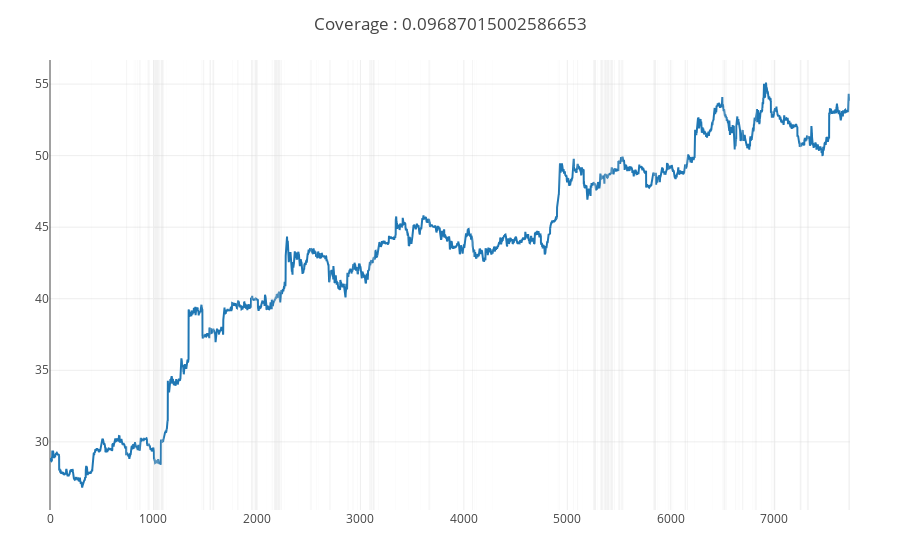

Source (notebook cell):
### Code cell
xp = x[signal, :];
yp = y[signal, :];
num_round = 500
nfold = 5
param = ["max_depth" => 6, "eta" => .8, "subsample" => 1, "objective" => "binary:logistic"]
# res = nfold_cv(convert(Matrix, x), num_round, nfold,label=signal, param=param, metrics = ["error"]);
previsible = xgboost(convert(Matrix, x), num_round, label=signal, param=param, silent=1);
predicted = XGBoost.predict(previsible, convert(Matrix,xt))
signalt = predicted .>= .7;
xtp = xt[signalt, :];
ytp = yt[signalt, :];
pc.plotprevisibility(controlt.lastPrice, signalt)

### Figure 1 — Plotly figure (JSON) as saved in the notebook; plotly's stock layout.template omitted (floating-point values rounded to 4 significant figures; data arrays with more than 128 entries replaced by an {"elided": "..."} marker saying what was removed)
{"data": [{"type": "scatter", "y": {"elided": "7732 float values"}}], "layout": {"autosize": true, "margin": {"b": 50, "l": 50, "r": 50, "t": 60}, "shapes": [{"fillcolor": "#d3d3d3", "line": {"width": 0}, "opacity": 0.3, "type": "rect", "x0": 91, "x1": 93, "xref": "x", "y0": 0, "y1": 1, "yref": "paper"}, {"fillcolor": "#d3d3d3", "line": {"width": 0}, "opacity": 0.3, "type": "rect", "x0": 404, "x1": 405, "xref": "x", "y0": 0, "y1": 1, "yref": "paper"}, {"fillcolor": "#d3d3d3", "line": {"width": 0}, "opacity": 0.3, "type": "rect", "x0": 737, "x1": 743, "xref": "x", "y0": 0, "y1": 1, "yref": "paper"}, {"fillcolor": "#d3d3d3", "line": {"width": 0}, "opacity": 0.3, "type": "rect", "x0": 744, "x1": 745, "xref": "x", "y0": 0, "y1": 1, "yref": "paper"}, {"fillcolor": "#d3d3d3", "line": {"width": 0}, "opacity": 0.3, "type": "rect", "x0": 807, "x1": 808, "xref": "x", "y0": 0, "y1": 1, "yref": "paper"}, {"fillcolor": "#d3d3d3", "line": {"width": 0}, "opacity": 0.3, "type": "rect", "x0": 820, "x1": 823, "xref": "x", "y0": 0, "y1": 1, "yref": "paper"}, {"fillcolor": "#d3d3d3", "line": {"width": 0}, "opacity": 0.3, "type": "rect", "x0": 830, "x1": 832, "xref": "x", "y0": 0, "y1": 1, "yref": "paper"}, {"fillcolor": "#d3d3d3", "line": {"width": 0}, "opacity": 0.3, "type": "rect", "x0": 847, "x1": 848, "xref": "x", "y0": 0, "y1": 1, "yref": "paper"}, {"fillcolor": "#d3d3d3", "line": {"width": 0}, "opacity": 0.3, "type": "rect", "x0": 849, "x1": 851, "xref": "x", "y0": 0, "y1": 1, "yref": "paper"}, {"fillcolor": "#d3d3d3", "line": {"width": 0}, "opacity": 0.3, "type": "rect", "x0": 859, "x1": 864, "xref": "x", "y0": 0, "y1": 1, "yref": "paper"}, {"fillcolor": "#d3d3d3", "line": {"width": 0}, "opacity": 0.3, "type": "rect", "x0": 865, "x1": 866, "xref": "x", "y0": 0, "y1": 1, "yref": "paper"}, {"fillcolor": "#d3d3d3", "line": {"width": 0}, "opacity": 0.3, "type": "rect", "x0": 868, "x1": 869, "xref": "x", "y0": 0, "y1": 1, "yref": "paper"}, {"fillcolor": "#d3d3d3", "line": {"width": 0}, "opacity": 0.3, "type": "rect", "x0": 871, "x1": 874, "xref": "x", "y0": 0, "y1": 1, "yref": "paper"}, {"fillcolor": "#d3d3d3", "line": {"width": 0}, "opacity": 0.3, "type": "rect", "x0": 878, "x1": 879, "xref": "x", "y0": 0, "y1": 1, "yref": "paper"}, {"fillcolor": "#d3d3d3", "line": {"width": 0}, "opacity": 0.3, "type": "rect", "x0": 927, "x1": 928, "xref": "x", "y0": 0, "y1": 1, "yref": "paper"}, {"fillcolor": "#d3d3d3", "line": {"width": 0}, "opacity": 0.3, "type": "rect", "x0": 939, "x1": 941, "xref": "x", "y0": 0, "y1": 1, "yref": "paper"}, {"fillcolor": "#d3d3d3", "line": {"width": 0}, "opacity": 0.3, "type": "rect", "x0": 946, "x1": 947, "xref": "x", "y0": 0, "y1": 1, "yref": "paper"}, {"fillcolor": "#d3d3d3", "line": {"width": 0}, "opacity": 0.3, "type": "rect", "x0": 949, "x1": 955, "xref": "x", "y0": 0, "y1": 1, "yref": "paper"}, {"fillcolor": "#d3d3d3", "line": {"width": 0}, "opacity": 0.3, "type": "rect", "x0": 956, "x1": 960, "xref": "x", "y0": 0, "y1": 1, "yref": "paper"}, {"fillcolor": "#d3d3d3", "line": {"width": 0}, "opacity": 0.3, "type": "rect", "x0": 964, "x1": 965, "xref": "x", "y0": 0, "y1": 1, "yref": "paper"}, {"fillcolor": "#d3d3d3", "line": {"width": 0}, "opacity": 0.3, "type": "rect", "x0": 1005, "x1": 1006, "xref": "x", "y0": 0, "y1": 1, "yref": "paper"}, {"fillcolor": "#d3d3d3", "line": {"width": 0}, "opacity": 0.3, "type": "rect", "x0": 1007, "x1": 1044, "xref": "x", "y0": 0, "y1": 1, "yref": "paper"}, {"fillcolor": "#d3d3d3", "line": {"width": 0}, "opacity": 0.3, "type": "rect", "x0": 1045, "x1": 1056, "xref": "x", "y0": 0, "y1": 1, "yref": "paper"}, {"fillcolor": "#d3d3d3", "line": {"width": 0}, "opacity": 0.3, "type": "rect", "x0": 1057, "x1": 1060, "xref": "x", "y0": 0, "y1": 1, "yref": "paper"}, {"fillcolor": "#d3d3d3", "line": {"width": 0}, "opacity": 0.3, "type": "rect", "x0": 1069, "x1": 1072, "xref": "x", "y0": 0, "y1": 1, "yref": "paper"}, {"fillcolor": "#d3d3d3", "line": {"width": 0}, "opacity": 0.3, "type": "rect", "x0": 1073, "x1": 1092, "xref": "x", "y0": 0, "y1": 1, "yref": "paper"}, {"fillcolor": "#d3d3d3", "line": {"width": 0}, "opacity": 0.3, "type": "rect", "x0": 1095, "x1": 1100, "xref": "x", "y0": 0, "y1": 1, "yref": "paper"}, {"fillcolor": "#d3d3d3", "line": {"width": 0}, "opacity": 0.3, "type": "rect", "x0": 1128, "x1": 1129, "xref": "x", "y0": 0, "y1": 1, "yref": "paper"}, {"fillcolor": "#d3d3d3", "line": {"width": 0}, "opacity": 0.3, "type": "rect", "x0": 1293, "x1": 1294, "xref": "x", "y0": 0, "y1": 1, "yref": "paper"}, {"fillcolor": "#d3d3d3", "line": {"width": 0}, "opacity": 0.3, "type": "rect", "x0": 1317, "x1": 1318, "xref": "x", "y0": 0, "y1": 1, "yref": "paper"}, {"fillcolor": "#d3d3d3", "line": {"width": 0}, "opacity": 0.3, "type": "rect", "x0": 1463, "x1": 1465, "xref": "x", "y0": 0, "y1": 1, "yref": "paper"}, {"fillcolor": "#d3d3d3", "line": {"width": 0}, "opacity": 0.3, "type": "rect", "x0": 1474, "x1": 1475, "xref": "x", "y0": 0, "y1": 1, "yref": "paper"}, {"fillcolor": "#d3d3d3", "line": {"width": 0}, "opacity": 0.3, "type": "rect", "x0": 1480, "x1": 1485, "xref": "x", "y0": 0, "y1": 1, "yref": "paper"}, {"fillcolor": "#d3d3d3", "line": {"width": 0}, "opacity": 0.3, "type": "rect", "x0": 1486, "x1": 1489, "xref": "x", "y0": 0, "y1": 1, "yref": "paper"}, {"fillcolor": "#d3d3d3", "line": {"width": 0}, "opacity": 0.3, "type": "rect", "x0": 1490, "x1": 1491, "xref": "x", "y0": 0, "y1": 1, "yref": "paper"}, {"fillcolor": "#d3d3d3", "line": {"width": 0}, "opacity": 0.3, "type": "rect", "x0": 1541, "x1": 1542, "xref": "x", "y0": 0, "y1": 1, "yref": "paper"}, {"fillcolor": "#d3d3d3", "line": {"width": 0}, "opacity": 0.3, "type": "rect", "x0": 1543, "x1": 1546, "xref": "x", "y0": 0, "y1": 1, "yref": "paper"}, {"fillcolor": "#d3d3d3", "line": {"width": 0}, "opacity": 0.3, "type": "rect", "x0": 1547, "x1": 1556, "xref": "x", "y0": 0, "y1": 1, "yref": "paper"}, {"fillcolor": "#d3d3d3", "line": {"width": 0}, "opacity": 0.3, "type": "rect", "x0": 1571, "x1": 1584, "xref": "x", "y0": 0, "y1": 1, "yref": "paper"}, {"fillcolor": "#d3d3d3", "line": {"width": 0}, "opacity": 0.3, "type": "rect", "x0": 1585, "x1": 1587, "xref": "x", "y0": 0, "y1": 1, "yref": "paper"}, {"fillcolor": "#d3d3d3", "line": {"width": 0}, "opacity": 0.3, "type": "rect", "x0": 1764, "x1": 1767, "xref": "x", "y0": 0, "y1": 1, "yref": "paper"}, {"fillcolor": "#d3d3d3", "line": {"width": 0}, "opacity": 0.3, "type": "rect", "x0": 1811, "x1": 1815, "xref": "x", "y0": 0, "y1": 1, "yref": "paper"}, {"fillcolor": "#d3d3d3", "line": {"width": 0}, "opacity": 0.3, "type": "rect", "x0": 1816, "x1": 1817, "xref": "x", "y0": 0, "y1": 1, "yref": "paper"}, {"fillcolor": "#d3d3d3", "line": {"width": 0}, "opacity": 0.3, "type": "rect", "x0": 1819, "x1": 1821, "xref": "x", "y0": 0, "y1": 1, "yref": "paper"}, {"fillcolor": "#d3d3d3", "line": {"width": 0}, "opacity": 0.3, "type": "rect", "x0": 1822, "x1": 1823, "xref": "x", "y0": 0, "y1": 1, "yref": "paper"}, {"fillcolor": "#d3d3d3", "line": {"width": 0}, "opacity": 0.3, "type": "rect", "x0": 1871, "x1": 1872, "xref": "x", "y0": 0, "y1": 1, "yref": "paper"}, {"fillcolor": "#d3d3d3", "line": {"width": 0}, "opacity": 0.3, "type": "rect", "x0": 1943, "x1": 1954, "xref": "x", "y0": 0, "y1": 1, "yref": "paper"}, {"fillcolor": "#d3d3d3", "line": {"width": 0}, "opacity": 0.3, "type": "rect", "x0": 1955, "x1": 1959, "xref": "x", "y0": 0, "y1": 1, "yref": "paper"}, {"fillcolor": "#d3d3d3", "line": {"width": 0}, "opacity": 0.3, "type": "rect", "x0": 1960, "x1": 1963, "xref": "x", "y0": 0, "y1": 1, "yref": "paper"}, {"fillcolor": "#d3d3d3", "line": {"width": 0}, "opacity": 0.3, "type": "rect", "x0": 1970, "x1": 1971, "xref": "x", "y0": 0, "y1": 1, "yref": "paper"}, {"fillcolor": "#d3d3d3", "line": {"width": 0}, "opacity": 0.3, "type": "rect", "x0": 1976, "x1": 1980, "xref": "x", "y0": 0, "y1": 1, "yref": "paper"}, {"fillcolor": "#d3d3d3", "line": {"width": 0}, "opacity": 0.3, "type": "rect", "x0": 1981, "x1": 1994, "xref": "x", "y0": 0, "y1": 1, "yref": "paper"}, {"fillcolor": "#d3d3d3", "line": {"width": 0}, "opacity": 0.3, "type": "rect", "x0": 1996, "x1": 1997, "xref": "x", "y0": 0, "y1": 1, "yref": "paper"}, {"fillcolor": "#d3d3d3", "line": {"width": 0}, "opacity": 0.3, "type": "rect", "x0": 2009, "x1": 2010, "xref": "x", "y0": 0, "y1": 1, "yref": "paper"}, {"fillcolor": "#d3d3d3", "line": {"width": 0}, "opacity": 0.3, "type": "rect", "x0": 2088, "x1": 2089, "xref": "x", "y0": 0, "y1": 1, "yref": "paper"}, {"fillcolor": "#d3d3d3", "line": {"width": 0}, "opacity": 0.3, "type": "rect", "x0": 2144, "x1": 2149, "xref": "x", "y0": 0, "y1": 1, "yref": "paper"}, {"fillcolor": "#d3d3d3", "line": {"width": 0}, "opacity": 0.3, "type": "rect", "x0": 2159, "x1": 2160, "xref": "x", "y0": 0, "y1": 1, "yref": "paper"}, {"fillcolor": "#d3d3d3", "line": {"width": 0}, "opacity": 0.3, "type": "rect", "x0": 2167, "x1": 2201, "xref": "x", "y0": 0, "y1": 1, "yref": "paper"}, {"fillcolor": "#d3d3d3", "line": {"width": 0}, "opacity": 0.3, "type": "rect", "x0": 2203, "x1": 2222, "xref": "x", "y0": 0, "y1": 1, "yref": "paper"}, {"fillcolor": "#d3d3d3", "line": {"width": 0}, "opacity": 0.3, "type": "rect", "x0": 2223, "x1": 2224, "xref": "x", "y0": 0, "y1": 1, "yref": "paper"}, {"fillcolor": "#d3d3d3", "line": {"width": 0}, "opacity": 0.3, "type": "rect", "x0": 2227, "x1": 2228, "xref": "x", "y0": 0, "y1": 1, "yref": "paper"}, {"fillcolor": "#d3d3d3", "line": {"width": 0}, "opacity": 0.3, "type": "rect", "x0": 2232, "x1": 2233, "xref": "x", "y0": 0, "y1": 1, "yref": "paper"}, {"fillcolor": "#d3d3d3", "line": {"width": 0}, "opacity": 0.3, "type": "rect", "x0": 2235, "x1": 2240, "xref": "x", "y0": 0, "y1": 1, "yref": "paper"}, {"fillcolor": "#d3d3d3", "line": {"width": 0}, "opacity": 0.3, "type": "rect", "x0": 2265, "x1": 2266, "xref": "x", "y0": 0, "y1": 1, "yref": "paper"}, {"fillcolor": "#d3d3d3", "line": {"width": 0}, "opacity": 0.3, "type": "rect", "x0": 2401, "x1": 2402, "xref": "x", "y0": 0, "y1": 1, "yref": "paper"}, {"fillcolor": "#d3d3d3", "line": {"width": 0}, "opacity": 0.3, "type": "rect", "x0": 2511, "x1": 2512, "xref": "x", "y0": 0, "y1": 1, "yref": "paper"}, {"fillcolor": "#d3d3d3", "line": {"width": 0}, "opacity": 0.3, "type": "rect", "x0": 2513, "x1": 2514, "xref": "x", "y0": 0, "y1": 1, "yref": "paper"}, {"fillcolor": "#d3d3d3", "line": {"width": 0}, "opacity": 0.3, "type": "rect", "x0": 2519, "x1": 2525, "xref": "x", "y0": 0, "y1": 1, "yref": "paper"}, {"fillcolor": "#d3d3d3", "line": {"width": 0}, "opacity": 0.3, "type": "rect", "x0": 2527, "x1": 2528, "xref": "x", "y0": 0, "y1": 1, "yref": "paper"}, {"fillcolor": "#d3d3d3", "line": {"width": 0}, "opacity": 0.3, "type": "rect", "x0": 2531, "x1": 2532, "xref": "x", "y0": 0, "y1": 1, "yref": "paper"}, {"fillcolor": "#d3d3d3", "line": {"width": 0}, "opacity": 0.3, "type": "rect", "x0": 2574, "x1": 2577, "xref": "x", "y0": 0, "y1": 1, "yref": "paper"}, {"fillcolor": "#d3d3d3", "line": {"width": 0}, "opacity": 0.3, "type": "rect", "x0": 2594, "x1": 2595, "xref": "x", "y0": 0, "y1": 1, "yref": "paper"}, {"fillcolor": "#d3d3d3", "line": {"width": 0}, "opacity": 0.3, "type": "rect", "x0": 2699, "x1": 2700, "xref": "x", "y0": 0, "y1": 1, "yref": "paper"}, {"fillcolor": "#d3d3d3", "line": {"width": 0}, "opacity": 0.3, "type": "rect", "x0": 2702, "x1": 2703, "xref": "x", "y0": 0, "y1": 1, "yref": "paper"}, {"fillcolor": "#d3d3d3", "line": {"width": 0}, "opacity": 0.3, "type": "rect", "x0": 2704, "x1": 2711, "xref": "x", "y0": 0, "y1": 1, "yref": "paper"}, {"fillcolor": "#d3d3d3", "line": {"width": 0}, "opacity": 0.3, "type": "rect", "x0": 2873, "x1": 2874, "xref": "x", "y0": 0, "y1": 1, "yref": "paper"}, {"fillcolor": "#d3d3d3", "line": {"width": 0}, "opacity": 0.3, "type": "rect", "x0": 2877, "x1": 2878, "xref": "x", "y0": 0, "y1": 1, "yref": "paper"}, {"fillcolor": "#d3d3d3", "line": {"width": 0}, "opacity": 0.3, "type": "rect", "x0": 2882, "x1": 2883, "xref": "x", "y0": 0, "y1": 1, "yref": "paper"}, {"fillcolor": "#d3d3d3", "line": {"width": 0}, "opacity": 0.3, "type": "rect", "x0": 2884, "x1": 2885, "xref": "x", "y0": 0, "y1": 1, "yref": "paper"}, {"fillcolor": "#d3d3d3", "line": {"width": 0}, "opacity": 0.3, "type": "rect", "x0": 2925, "x1": 2926, "xref": "x", "y0": 0, "y1": 1, "yref": "paper"}, {"fillcolor": "#d3d3d3", "line": {"width": 0}, "opacity": 0.3, "type": "rect", "x0": 2927, "x1": 2932, "xref": "x", "y0": 0, "y1": 1, "yref": "paper"}, {"fillcolor": "#d3d3d3", "line": {"width": 0}, "opacity": 0.3, "type": "rect", "x0": 2972, "x1": 2974, "xref": "x", "y0": 0, "y1": 1, "yref": "paper"}, {"fillcolor": "#d3d3d3", "line": {"width": 0}, "opacity": 0.3, "type": "rect", "x0": 2976, "x1": 2977, "xref": "x", "y0": 0, "y1": 1, "yref": "paper"}, {"fillcolor": "#d3d3d3", "line": {"width": 0}, "opacity": 0.3, "type": "rect", "x0": 3086, "x1": 3091, "xref": "x", "y0": 0, "y1": 1, "yref": "paper"}, {"fillcolor": "#d3d3d3", "line": {"width": 0}, "opacity": 0.3, "type": "rect", "x0": 3092, "x1": 3093, "xref": "x", "y0": 0, "y1": 1, "yref": "paper"}, {"fillcolor": "#d3d3d3", "line": {"width": 0}, "opacity": 0.3, "type": "rect", "x0": 3094, "x1": 3097, "xref": "x", "y0": 0, "y1": 1, "yref": "paper"}, {"fillcolor": "#d3d3d3", "line": {"width": 0}, "opacity": 0.3, "type": "rect", "x0": 3099, "x1": 3101, "xref": "x", "y0": 0, "y1": 1, "yref": "paper"}, {"fillcolor": "#d3d3d3", "line": {"width": 0}, "opacity": 0.3, "type": "rect", "x0": 3102, "x1": 3104, "xref": "x", "y0": 0, "y1": 1, "yref": "paper"}, {"fillcolor": "#d3d3d3", "line": {"width": 0}, "opacity": 0.3, "type": "rect", "x0": 3105, "x1": 3111, "xref": "x", "y0": 0, "y1": 1, "yref": "paper"}, {"fillcolor": "#d3d3d3", "line": {"width": 0}, "opacity": 0.3, "type": "rect", "x0": 3112, "x1": 3113, "xref": "x", "y0": 0, "y1": 1, "yref": "paper"}, {"fillcolor": "#d3d3d3", "line": {"width": 0}, "opacity": 0.3, "type": "rect", "x0": 3116, "x1": 3117, "xref": "x", "y0": 0, "y1": 1, "yref": "paper"}, {"fillcolor": "#d3d3d3", "line": {"width": 0}, "opacity": 0.3, "type": "rect", "x0": 3119, "x1": 3120, "xref": "x", "y0": 0, "y1": 1, "yref": "paper"}, {"fillcolor": "#d3d3d3", "line": {"width": 0}, "opacity": 0.3, "type": "rect", "x0": 3122, "x1": 3133, "xref": "x", "y0": 0, "y1": 1, "yref": "paper"}, {"fillcolor": "#d3d3d3", "line": {"width": 0}, "opacity": 0.3, "type": "rect", "x0": 3134, "x1": 3138, "xref": "x", "y0": 0, "y1": 1, "yref": "paper"}, {"fillcolor": "#d3d3d3", "line": {"width": 0}, "opacity": 0.3, "type": "rect", "x0": 3173, "x1": 3174, "xref": "x", "y0": 0, "y1": 1, "yref": "paper"}, {"fillcolor": "#d3d3d3", "line": {"width": 0}, "opacity": 0.3, "type": "rect", "x0": 3178, "x1": 3179, "xref": "x", "y0": 0, "y1": 1, "yref": "paper"}, {"fillcolor": "#d3d3d3", "line": {"width": 0}, "opacity": 0.3, "type": "rect", "x0": 3338, "x1": 3339, "xref": "x", "y0": 0, "y1": 1, "yref": "paper"}, {"fillcolor": "#d3d3d3", "line": {"width": 0}, "opacity": 0.3, "type": "rect", "x0": 3341, "x1": 3342, "xref": "x", "y0": 0, "y1": 1, "yref": "paper"}, {"fillcolor": "#d3d3d3", "line": {"width": 0}, "opacity": 0.3, "type": "rect", "x0": 3468, "x1": 3469, "xref": "x", "y0": 0, "y1": 1, "yref": "paper"}, {"fillcolor": "#d3d3d3", "line": {"width": 0}, "opacity": 0.3, "type": "rect", "x0": 3579, "x1": 3580, "xref": "x", "y0": 0, "y1": 1, "yref": "paper"}, {"fillcolor": "#d3d3d3", "line": {"width": 0}, "opacity": 0.3, "type": "rect", "x0": 3585, "x1": 3586, "xref": "x", "y0": 0, "y1": 1, "yref": "paper"}, {"fillcolor": "#d3d3d3", "line": {"width": 0}, "opacity": 0.3, "type": "rect", "x0": 3659, "x1": 3663, "xref": "x", "y0": 0, "y1": 1, "yref": "paper"}, {"fillcolor": "#d3d3d3", "line": {"width": 0}, "opacity": 0.3, "type": "rect", "x0": 3666, "x1": 3671, "xref": "x", "y0": 0, "y1": 1, "yref": "paper"}, {"fillcolor": "#d3d3d3", "line": {"width": 0}, "opacity": 0.3, "type": "rect", "x0": 3672, "x1": 3673, "xref": "x", "y0": 0, "y1": 1, "yref": "paper"}, {"fillcolor": "#d3d3d3", "line": {"width": 0}, "opacity": 0.3, "type": "rect", "x0": 3675, "x1": 3677, "xref": "x", "y0": 0, "y1": 1, "yref": "paper"}, {"fillcolor": "#d3d3d3", "line": {"width": 0}, "opacity": 0.3, "type": "rect", "x0": 3937, "x1": 3938, "xref": "x", "y0": 0, "y1": 1, "yref": "paper"}, {"fillcolor": "#d3d3d3", "line": {"width": 0}, "opacity": 0.3, "type": "rect", "x0": 4079, "x1": 4085, "xref": "x", "y0": 0, "y1": 1, "yref": "paper"}, {"fillcolor": "#d3d3d3", "line": {"width": 0}, "opacity": 0.3, "type": "rect", "x0": 4087, "x1": 4088, "xref": "x", "y0": 0, "y1": 1, "yref": "paper"}, {"fillcolor": "#d3d3d3", "line": {"width": 0}, "opacity": 0.3, "type": "rect", "x0": 4099, "x1": 4101, "xref": "x", "y0": 0, "y1": 1, "yref": "paper"}, {"fillcolor": "#d3d3d3", "line": {"width": 0}, "opacity": 0.3, "type": "rect", "x0": 4119, "x1": 4120, "xref": "x", "y0": 0, "y1": 1, "yref": "paper"}, {"fillcolor": "#d3d3d3", "line": {"width": 0}, "opacity": 0.3, "type": "rect", "x0": 4121, "x1": 4122, "xref": "x", "y0": 0, "y1": 1, "yref": "paper"}, {"fillcolor": "#d3d3d3", "line": {"width": 0}, "opacity": 0.3, "type": "rect", "x0": 4210, "x1": 4211, "xref": "x", "y0": 0, "y1": 1, "yref": "paper"}, {"fillcolor": "#d3d3d3", "line": {"width": 0}, "opacity": 0.3, "type": "rect", "x0": 4276, "x1": 4277, "xref": "x", "y0": 0, "y1": 1, "yref": "paper"}, {"fillcolor": "#d3d3d3", "line": {"width": 0}, "opacity": 0.3, "type": "rect", "x0": 4814, "x1": 4815, "xref": "x", "y0": 0, "y1": 1, "yref": "paper"}, {"fillcolor": "#d3d3d3", "line": {"width": 0}, "opacity": 0.3, "type": "rect", "x0": 4906, "x1": 4907, "xref": "x", "y0": 0, "y1": 1, "yref": "paper"}, {"fillcolor": "#d3d3d3", "line": {"width": 0}, "opacity": 0.3, "type": "rect", "x0": 4912, "x1": 4913, "xref": "x", "y0": 0, "y1": 1, "yref": "paper"}, {"fillcolor": "#d3d3d3", "line": {"width": 0}, "opacity": 0.3, "type": "rect", "x0": 4925, "x1": 4927, "xref": "x", "y0": 0, "y1": 1, "yref": "paper"}, {"fillcolor": "#d3d3d3", "line": {"width": 0}, "opacity": 0.3, "type": "rect", "x0": 4928, "x1": 4929, "xref": "x", "y0": 0, "y1": 1, "yref": "paper"}, {"fillcolor": "#d3d3d3", "line": {"width": 0}, "opacity": 0.3, "type": "rect", "x0": 5056, "x1": 5057, "xref": "x", "y0": 0, "y1": 1, "yref": "paper"}, {"fillcolor": "#d3d3d3", "line": {"width": 0}, "opacity": 0.3, "type": "rect", "x0": 5060, "x1": 5062, "xref": "x", "y0": 0, "y1": 1, "yref": "paper"}, {"fillcolor": "#d3d3d3", "line": {"width": 0}, "opacity": 0.3, "type": "rect", "x0": 5063, "x1": 5064, "xref": "x", "y0": 0, "y1": 1, "yref": "paper"}, {"fillcolor": "#d3d3d3", "line": {"width": 0}, "opacity": 0.3, "type": "rect", "x0": 5074, "x1": 5075, "xref": "x", "y0": 0, "y1": 1, "yref": "paper"}, {"fillcolor": "#d3d3d3", "line": {"width": 0}, "opacity": 0.3, "type": "rect", "x0": 5097, "x1": 5104, "xref": "x", "y0": 0, "y1": 1, "yref": "paper"}, {"fillcolor": "#d3d3d3", "line": {"width": 0}, "opacity": 0.3, "type": "rect", "x0": 5142, "x1": 5143, "xref": "x", "y0": 0, "y1": 1, "yref": "paper"}, {"fillcolor": "#d3d3d3", "line": {"width": 0}, "opacity": 0.3, "type": "rect", "x0": 5251, "x1": 5277, "xref": "x", "y0": 0, "y1": 1, "yref": "paper"}, {"fillcolor": "#d3d3d3", "line": {"width": 0}, "opacity": 0.3, "type": "rect", "x0": 5289, "x1": 5290, "xref": "x", "y0": 0, "y1": 1, "yref": "paper"}, {"fillcolor": "#d3d3d3", "line": {"width": 0}, "opacity": 0.3, "type": "rect", "x0": 5294, "x1": 5295, "xref": "x", "y0": 0, "y1": 1, "yref": "paper"}, {"fillcolor": "#d3d3d3", "line": {"width": 0}, "opacity": 0.3, "type": "rect", "x0": 5320, "x1": 5343, "xref": "x", "y0": 0, "y1": 1, "yref": "paper"}, {"fillcolor": "#d3d3d3", "line": {"width": 0}, "opacity": 0.3, "type": "rect", "x0": 5345, "x1": 5346, "xref": "x", "y0": 0, "y1": 1, "yref": "paper"}, {"fillcolor": "#d3d3d3", "line": {"width": 0}, "opacity": 0.3, "type": "rect", "x0": 5351, "x1": 5353, "xref": "x", "y0": 0, "y1": 1, "yref": "paper"}, {"fillcolor": "#d3d3d3", "line": {"width": 0}, "opacity": 0.3, "type": "rect", "x0": 5355, "x1": 5358, "xref": "x", "y0": 0, "y1": 1, "yref": "paper"}, {"fillcolor": "#d3d3d3", "line": {"width": 0}, "opacity": 0.3, "type": "rect", "x0": 5360, "x1": 5374, "xref": "x", "y0": 0, "y1": 1, "yref": "paper"}, {"fillcolor": "#d3d3d3", "line": {"width": 0}, "opacity": 0.3, "type": "rect", "x0": 5375, "x1": 5381, "xref": "x", "y0": 0, "y1": 1, "yref": "paper"}, {"fillcolor": "#d3d3d3", "line": {"width": 0}, "opacity": 0.3, "type": "rect", "x0": 5382, "x1": 5387, "xref": "x", "y0": 0, "y1": 1, "yref": "paper"}, {"fillcolor": "#d3d3d3", "line": {"width": 0}, "opacity": 0.3, "type": "rect", "x0": 5388, "x1": 5405, "xref": "x", "y0": 0, "y1": 1, "yref": "paper"}, {"fillcolor": "#d3d3d3", "line": {"width": 0}, "opacity": 0.3, "type": "rect", "x0": 5407, "x1": 5408, "xref": "x", "y0": 0, "y1": 1, "yref": "paper"}, {"fillcolor": "#d3d3d3", "line": {"width": 0}, "opacity": 0.3, "type": "rect", "x0": 5411, "x1": 5412, "xref": "x", "y0": 0, "y1": 1, "yref": "paper"}, {"fillcolor": "#d3d3d3", "line": {"width": 0}, "opacity": 0.3, "type": "rect", "x0": 5413, "x1": 5414, "xref": "x", "y0": 0, "y1": 1, "yref": "paper"}, {"fillcolor": "#d3d3d3", "line": {"width": 0}, "opacity": 0.3, "type": "rect", "x0": 5416, "x1": 5418, "xref": "x", "y0": 0, "y1": 1, "yref": "paper"}, {"fillcolor": "#d3d3d3", "line": {"width": 0}, "opacity": 0.3, "type": "rect", "x0": 5419, "x1": 5440, "xref": "x", "y0": 0, "y1": 1, "yref": "paper"}, {"fillcolor": "#d3d3d3", "line": {"width": 0}, "opacity": 0.3, "type": "rect", "x0": 5442, "x1": 5443, "xref": "x", "y0": 0, "y1": 1, "yref": "paper"}, {"fillcolor": "#d3d3d3", "line": {"width": 0}, "opacity": 0.3, "type": "rect", "x0": 5454, "x1": 5456, "xref": "x", "y0": 0, "y1": 1, "yref": "paper"}, {"fillcolor": "#d3d3d3", "line": {"width": 0}, "opacity": 0.3, "type": "rect", "x0": 5457, "x1": 5459, "xref": "x", "y0": 0, "y1": 1, "yref": "paper"}, {"fillcolor": "#d3d3d3", "line": {"width": 0}, "opacity": 0.3, "type": "rect", "x0": 5494, "x1": 5506, "xref": "x", "y0": 0, "y1": 1, "yref": "paper"}, {"fillcolor": "#d3d3d3", "line": {"width": 0}, "opacity": 0.3, "type": "rect", "x0": 5507, "x1": 5508, "xref": "x", "y0": 0, "y1": 1, "yref": "paper"}, {"fillcolor": "#d3d3d3", "line": {"width": 0}, "opacity": 0.3, "type": "rect", "x0": 5509, "x1": 5510, "xref": "x", "y0": 0, "y1": 1, "yref": "paper"}, {"fillcolor": "#d3d3d3", "line": {"width": 0}, "opacity": 0.3, "type": "rect", "x0": 5517, "x1": 5525, "xref": "x", "y0": 0, "y1": 1, "yref": "paper"}, {"fillcolor": "#d3d3d3", "line": {"width": 0}, "opacity": 0.3, "type": "rect", "x0": 5528, "x1": 5530, "xref": "x", "y0": 0, "y1": 1, "yref": "paper"}, {"fillcolor": "#d3d3d3", "line": {"width": 0}, "opacity": 0.3, "type": "rect", "x0": 5533, "x1": 5538, "xref": "x", "y0": 0, "y1": 1, "yref": "paper"}, {"fillcolor": "#d3d3d3", "line": {"width": 0}, "opacity": 0.3, "type": "rect", "x0": 5544, "x1": 5545, "xref": "x", "y0": 0, "y1": 1, "yref": "paper"}, {"fillcolor": "#d3d3d3", "line": {"width": 0}, "opacity": 0.3, "type": "rect", "x0": 5547, "x1": 5548, "xref": "x", "y0": 0, "y1": 1, "yref": "paper"}, {"fillcolor": "#d3d3d3", "line": {"width": 0}, "opacity": 0.3, "type": "rect", "x0": 5830, "x1": 5833, "xref": "x", "y0": 0, "y1": 1, "yref": "paper"}, {"fillcolor": "#d3d3d3", "line": {"width": 0}, "opacity": 0.3, "type": "rect", "x0": 5835, "x1": 5857, "xref": "x", "y0": 0, "y1": 1, "yref": "paper"}, {"fillcolor": "#d3d3d3", "line": {"width": 0}, "opacity": 0.3, "type": "rect", "x0": 5872, "x1": 5874, "xref": "x", "y0": 0, "y1": 1, "yref": "paper"}, {"fillcolor": "#d3d3d3", "line": {"width": 0}, "opacity": 0.3, "type": "rect", "x0": 5880, "x1": 5881, "xref": "x", "y0": 0, "y1": 1, "yref": "paper"}, {"fillcolor": "#d3d3d3", "line": {"width": 0}, "opacity": 0.3, "type": "rect", "x0": 5892, "x1": 5893, "xref": "x", "y0": 0, "y1": 1, "yref": "paper"}, {"fillcolor": "#d3d3d3", "line": {"width": 0}, "opacity": 0.3, "type": "rect", "x0": 5949, "x1": 5950, "xref": "x", "y0": 0, "y1": 1, "yref": "paper"}, {"fillcolor": "#d3d3d3", "line": {"width": 0}, "opacity": 0.3, "type": "rect", "x0": 5969, "x1": 5970, "xref": "x", "y0": 0, "y1": 1, "yref": "paper"}, {"fillcolor": "#d3d3d3", "line": {"width": 0}, "opacity": 0.3, "type": "rect", "x0": 5976, "x1": 5980, "xref": "x", "y0": 0, "y1": 1, "yref": "paper"}, {"fillcolor": "#d3d3d3", "line": {"width": 0}, "opacity": 0.3, "type": "rect", "x0": 5985, "x1": 5986, "xref": "x", "y0": 0, "y1": 1, "yref": "paper"}, {"fillcolor": "#d3d3d3", "line": {"width": 0}, "opacity": 0.3, "type": "rect", "x0": 5987, "x1": 5988, "xref": "x", "y0": 0, "y1": 1, "yref": "paper"}, {"fillcolor": "#d3d3d3", "line": {"width": 0}, "opacity": 0.3, "type": "rect", "x0": 6020, "x1": 6021, "xref": "x", "y0": 0, "y1": 1, "yref": "paper"}, {"fillcolor": "#d3d3d3", "line": {"width": 0}, "opacity": 0.3, "type": "rect", "x0": 6023, "x1": 6024, "xref": "x", "y0": 0, "y1": 1, "yref": "paper"}, {"fillcolor": "#d3d3d3", "line": {"width": 0}, "opacity": 0.3, "type": "rect", "x0": 6132, "x1": 6133, "xref": "x", "y0": 0, "y1": 1, "yref": "paper"}, {"fillcolor": "#d3d3d3", "line": {"width": 0}, "opacity": 0.3, "type": "rect", "x0": 6135, "x1": 6137, "xref": "x", "y0": 0, "y1": 1, "yref": "paper"}, {"fillcolor": "#d3d3d3", "line": {"width": 0}, "opacity": 0.3, "type": "rect", "x0": 6139, "x1": 6147, "xref": "x", "y0": 0, "y1": 1, "yref": "paper"}, {"fillcolor": "#d3d3d3", "line": {"width": 0}, "opacity": 0.3, "type": "rect", "x0": 6149, "x1": 6150, "xref": "x", "y0": 0, "y1": 1, "yref": "paper"}, {"fillcolor": "#d3d3d3", "line": {"width": 0}, "opacity": 0.3, "type": "rect", "x0": 6157, "x1": 6162, "xref": "x", "y0": 0, "y1": 1, "yref": "paper"}, {"fillcolor": "#d3d3d3", "line": {"width": 0}, "opacity": 0.3, "type": "rect", "x0": 6163, "x1": 6164, "xref": "x", "y0": 0, "y1": 1, "yref": "paper"}, {"fillcolor": "#d3d3d3", "line": {"width": 0}, "opacity": 0.3, "type": "rect", "x0": 6233, "x1": 6234, "xref": "x", "y0": 0, "y1": 1, "yref": "paper"}, {"fillcolor": "#d3d3d3", "line": {"width": 0}, "opacity": 0.3, "type": "rect", "x0": 6403, "x1": 6404, "xref": "x", "y0": 0, "y1": 1, "yref": "paper"}, {"fillcolor": "#d3d3d3", "line": {"width": 0}, "opacity": 0.3, "type": "rect", "x0": 6405, "x1": 6406, "xref": "x", "y0": 0, "y1": 1, "yref": "paper"}, {"fillcolor": "#d3d3d3", "line": {"width": 0}, "opacity": 0.3, "type": "rect", "x0": 6495, "x1": 6498, "xref": "x", "y0": 0, "y1": 1, "yref": "paper"}, {"fillcolor": "#d3d3d3", "line": {"width": 0}, "opacity": 0.3, "type": "rect", "x0": 6509, "x1": 6513, "xref": "x", "y0": 0, "y1": 1, "yref": "paper"}, {"fillcolor": "#d3d3d3", "line": {"width": 0}, "opacity": 0.3, "type": "rect", "x0": 6514, "x1": 6515, "xref": "x", "y0": 0, "y1": 1, "yref": "paper"}, {"fillcolor": "#d3d3d3", "line": {"width": 0}, "opacity": 0.3, "type": "rect", "x0": 6516, "x1": 6527, "xref": "x", "y0": 0, "y1": 1, "yref": "paper"}, {"fillcolor": "#d3d3d3", "line": {"width": 0}, "opacity": 0.3, "type": "rect", "x0": 6530, "x1": 6531, "xref": "x", "y0": 0, "y1": 1, "yref": "paper"}, {"fillcolor": "#d3d3d3", "line": {"width": 0}, "opacity": 0.3, "type": "rect", "x0": 6534, "x1": 6537, "xref": "x", "y0": 0, "y1": 1, "yref": "paper"}, {"fillcolor": "#d3d3d3", "line": {"width": 0}, "opacity": 0.3, "type": "rect", "x0": 6539, "x1": 6540, "xref": "x", "y0": 0, "y1": 1, "yref": "paper"}, {"fillcolor": "#d3d3d3", "line": {"width": 0}, "opacity": 0.3, "type": "rect", "x0": 6625, "x1": 6629, "xref": "x", "y0": 0, "y1": 1, "yref": "paper"}, {"fillcolor": "#d3d3d3", "line": {"width": 0}, "opacity": 0.3, "type": "rect", "x0": 6630, "x1": 6631, "xref": "x", "y0": 0, "y1": 1, "yref": "paper"}, {"fillcolor": "#d3d3d3", "line": {"width": 0}, "opacity": 0.3, "type": "rect", "x0": 6644, "x1": 6645, "xref": "x", "y0": 0, "y1": 1, "yref": "paper"}, {"fillcolor": "#d3d3d3", "line": {"width": 0}, "opacity": 0.3, "type": "rect", "x0": 6657, "x1": 6658, "xref": "x", "y0": 0, "y1": 1, "yref": "paper"}, {"fillcolor": "#d3d3d3", "line": {"width": 0}, "opacity": 0.3, "type": "rect", "x0": 6659, "x1": 6661, "xref": "x", "y0": 0, "y1": 1, "yref": "paper"}, {"fillcolor": "#d3d3d3", "line": {"width": 0}, "opacity": 0.3, "type": "rect", "x0": 6690, "x1": 6700, "xref": "x", "y0": 0, "y1": 1, "yref": "paper"}, {"fillcolor": "#d3d3d3", "line": {"width": 0}, "opacity": 0.3, "type": "rect", "x0": 6786, "x1": 6788, "xref": "x", "y0": 0, "y1": 1, "yref": "paper"}, {"fillcolor": "#d3d3d3", "line": {"width": 0}, "opacity": 0.3, "type": "rect", "x0": 6804, "x1": 6805, "xref": "x", "y0": 0, "y1": 1, "yref": "paper"}, {"fillcolor": "#d3d3d3", "line": {"width": 0}, "opacity": 0.3, "type": "rect", "x0": 6809, "x1": 6810, "xref": "x", "y0": 0, "y1": 1, "yref": "paper"}, {"fillcolor": "#d3d3d3", "line": {"width": 0}, "opacity": 0.3, "type": "rect", "x0": 6816, "x1": 6821, "xref": "x", "y0": 0, "y1": 1, "yref": "paper"}, {"fillcolor": "#d3d3d3", "line": {"width": 0}, "opacity": 0.3, "type": "rect", "x0": 6823, "x1": 6825, "xref": "x", "y0": 0, "y1": 1, "yref": "paper"}, {"fillcolor": "#d3d3d3", "line": {"width": 0}, "opacity": 0.3, "type": "rect", "x0": 6827, "x1": 6828, "xref": "x", "y0": 0, "y1": 1, "yref": "paper"}, {"fillcolor": "#d3d3d3", "line": {"width": 0}, "opacity": 0.3, "type": "rect", "x0": 6829, "x1": 6830, "xref": "x", "y0": 0, "y1": 1, "yref": "paper"}, {"fillcolor": "#d3d3d3", "line": {"width": 0}, "opacity": 0.3, "type": "rect", "x0": 6831, "x1": 6833, "xref": "x", "y0": 0, "y1": 1, "yref": "paper"}, {"fillcolor": "#d3d3d3", "line": {"width": 0}, "opacity": 0.3, "type": "rect", "x0": 6873, "x1": 6874, "xref": "x", "y0": 0, "y1": 1, "yref": "paper"}, {"fillcolor": "#d3d3d3", "line": {"width": 0}, "opacity": 0.3, "type": "rect", "x0": 6972, "x1": 6973, "xref": "x", "y0": 0, "y1": 1, "yref": "paper"}, {"fillcolor": "#d3d3d3", "line": {"width": 0}, "opacity": 0.3, "type": "rect", "x0": 6974, "x1": 6975, "xref": "x", "y0": 0, "y1": 1, "yref": "paper"}, {"fillcolor": "#d3d3d3", "line": {"width": 0}, "opacity": 0.3, "type": "rect", "x0": 6981, "x1": 6982, "xref": "x", "y0": 0, "y1": 1, "yref": "paper"}, {"fillcolor": "#d3d3d3", "line": {"width": 0}, "opacity": 0.3, "type": "rect", "x0": 7001, "x1": 7002, "xref": "x", "y0": 0, "y1": 1, "yref": "paper"}, {"fillcolor": "#d3d3d3", "line": {"width": 0}, "opacity": 0.3, "type": "rect", "x0": 7003, "x1": 7004, "xref": "x", "y0": 0, "y1": 1, "yref": "paper"}, {"fillcolor": "#d3d3d3", "line": {"width": 0}, "opacity": 0.3, "type": "rect", "x0": 7006, "x1": 7007, "xref": "x", "y0": 0, "y1": 1, "yref": "paper"}, {"fillcolor": "#d3d3d3", "line": {"width": 0}, "opacity": 0.3, "type": "rect", "x0": 7008, "x1": 7011, "xref": "x", "y0": 0, "y1": 1, "yref": "paper"}, {"fillcolor": "#d3d3d3", "line": {"width": 0}, "opacity": 0.3, "type": "rect", "x0": 7246, "x1": 7262, "xref": "x", "y0": 0, "y1": 1, "yref": "paper"}, {"fillcolor": "#d3d3d3", "line": {"width": 0}, "opacity": 0.3, "type": "rect", "x0": 7315, "x1": 7316, "xref": "x", "y0": 0, "y1": 1, "yref": "paper"}, {"fillcolor": "#d3d3d3", "line": {"width": 0}, "opacity": 0.3, "type": "rect", "x0": 7317, "x1": 7321, "xref": "x", "y0": 0, "y1": 1, "yref": "paper"}, {"fillcolor": "#d3d3d3", "line": {"width": 0}, "opacity": 0.3, "type": "rect", "x0": 7322, "x1": 7327, "xref": "x", "y0": 0, "y1": 1, "yref": "paper"}, {"fillcolor": "#d3d3d3", "line": {"width": 0}, "opacity": 0.3, "type": "rect", "x0": 7328, "x1": 7334, "xref": "x", "y0": 0, "y1": 1, "yref": "paper"}, {"fillcolor": "#d3d3d3", "line": {"width": 0}, "opacity": 0.3, "type": "rect", "x0": 7716, "x1": 7732, "xref": "x", "y0": 0, "y1": 1, "yref": "paper"}], "title": {"text": "Coverage : 0.09687015002586653"}, "xaxis": {"autorange": true, "range": [0, 7732]}, "yaxis": {"autorange": true, "range": [25.24, 56.68], "type": "linear"}}}
